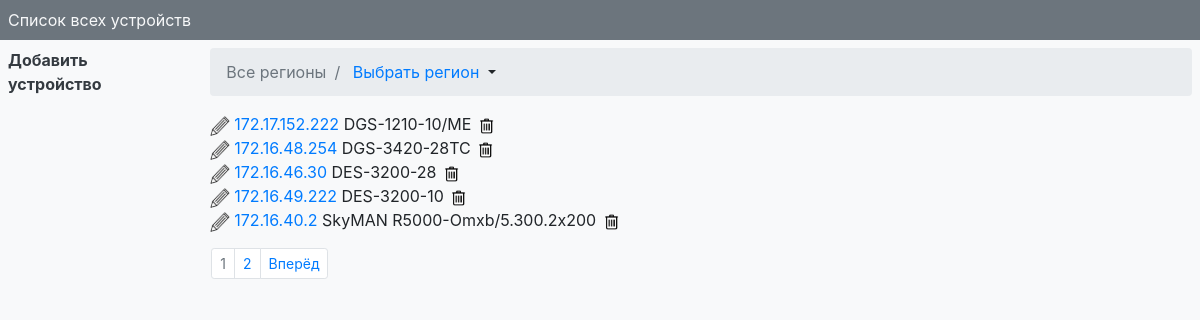
/device/, run on the app's committed database.
### models_device/models.py (models this page shows, shortened)
class Device(models.Model):
    model = models.ForeignKey(ModelDevices, null=True, on_delete=models.SET_NULL, help_text='модель устройства', verbose_name='Модель')
    ip = models.GenericIPAddressField(unique=True, help_text='IP нового устройства', verbose_name='IP устройства')
    incoming_port = models.CharField(max_length=10, help_text='приходящий порт', default=1, verbose_name='Приходящий порт')
    up_connect_ip = models.GenericIPAddressField(help_text='IP устройства от которого подключено', verbose_name='IP вышестоящего')
    up_connect_port = models.CharField(max_length=10, help_text='порт подключения на вышестоящем устройстве', default=1, verbose_name='Порт вышестоящего')
    city = models.ForeignKey(Cities, on_delete=models.PROTECT, help_text='город подключения', verbose_name='Город')
    comment = models.TextField(blank=True, verbose_name='Комментарий', help_text='комментарий')
    update = models.DateTimeField(auto_now=True)
    class Meta:
        verbose_name = 'Установленное оборудование'
        verbose_name_plural = 'Установленное оборудование'

class ModelDevices(models.Model):
    type = models.CharField(max_length=30, verbose_name='Тип устройства')
    model = models.CharField(max_length=30, help_text='модель устройства', verbose_name='Модель')
    ports = models.PositiveSmallIntegerField(help_text='количество портов', verbose_name='Портов')
    template = models.CharField(max_length=50,help_text='имя файла с шаблоном', verbose_name='Шаблон')
    comment = models.TextField(blank=True, verbose_name='Комментарий', help_text='комментарий')
    class Meta:
        verbose_name = 'Тип и модель оборудования'
        verbose_name_plural = 'Типы и модели оборудования'
        ordering = ['model']

### models_device/views.py (the view, shortened to what this page needs)
# urls.py: path('', DeviceView.as_view(), name='device'),
class DeviceView(ListView):
    template_name = "dev_list.html"
    paginate_by = 5
    def __init__(self, *args, **kwargs):
        super(DeviceView, self).__init__(*args, **kwargs)
        self.regions = Cities.all_regions
    def _all_dev(self):
        self.kwargs["regions"] = self.regions
        return Device.objects.all().order_by('city')
    def get(self, request, *args, **kwargs):
        if "city" in self.kwargs:
            self._action_list = [self._city, "city", "region"]
        elif "region" in self.kwargs:
            self._action_list = [self._region, "cities", "region"]
        else:
            self._action_list = [self._all_dev, "regions"]
        return super(DeviceView, self).get(request, *args, **kwargs)
    def get_context_data(self, **kwargs):
        self.context = super(DeviceView, self).get_context_data(**kwargs)
        for _key in self._action_list[1:]:
            self.context[_key] = self.kwargs[_key]
        return self.context
    def get_queryset(self):
        return self._action_list[0]()

### cities/models.py (called while the page is built)
    def all_regions():
        regions = []
        for _reg in REGIONS:
            regions.append(_reg[1])
        return regions

### models_device/templates/dev_list.html (shortened to what this page needs)
{% extends "base.html" %}
{% load static %}
{% block head %}
	{% if region %}
		{% if city %}
		<nav aria-label="breadcrumb">
		  <ol class="breadcrumb">
		  	<li class="breadcrumb-item"><a href="{% url 'device' %}">Все регионы</a></li>
		    <li class="breadcrumb-item"><a href="{% url 'dev_list_region' region %}">{{ region }}</a></li>
		    <li class="breadcrumb-item active" aria-current="page">{{ city }} </li>
		  </ol>
		</nav>
		{% else %}
			<nav aria-label="breadcrumb">
			  <ol class="breadcrumb">
			  	<li class="breadcrumb-item"><a href="{% url 'device' %}">Все регионы</a></li>
			    <li class="breadcrumb-item active" aria-current="page">{{ region }} </li>
	  				<li class="breadcrumb-item dropdown-toggle" id="dropdownMenu2" data-toggle="dropdown" aria-haspopup="true" aria-expanded="false">
	    				<a href="#">Выбрать город</a>
	  				</li>
	  				<div class="dropdown-menu" aria-labelledby="dropdownMenu2">
				{% for city in cities %}
						<a class="dropdown-item" href="{% url 'dev_list_city' region city.city %}" title="Показать подключения в городе {{ city.city }}">{{ city.city }}</a>
				{% endfor %}
					</div>
			  </ol>
			</nav>
		{% endif %}
	{% else %}
			<nav aria-label="breadcrumb">
			  <ol class="breadcrumb">
			  	<li class="breadcrumb-item active">Все регионы</li>
	  				<li class="breadcrumb-item dropdown-toggle" id="dropdownMenu2" data-toggle="dropdown" aria-haspopup="true" aria-expanded="false">
	    				<a href="#">Выбрать регион</a>
	  				</li>
			  </ol>
			</nav>
	{% endif %}
{% endblock %}
{% block main %}
			{% for dev in object_list %}
			<div class="row">
          		<div class="col">
          			<a class="alert-link text-dark" href="{% url 'device_edit' dev.pk %}" data-toggle="tooltip" data-placement="top" title="Редактировать устройство">
						<img src="{% static "img/edit.png" %}" width="20" height="20">
					</a>
					<a href="{% url 'connections_on_dev' dev.pk %}" data-toggle="tooltip" data-placement="top" title="Показать подключения на данном устройстве">
						{{ dev.ip }}
					</a>{{ dev.model.model }}
					<a href="" data-toggle="modal" data-target="#deleteModal{{ dev.pk }}" ><img src="{% static "img/delete.png" %}" width="20" height="20"title="Удалить устройство"></a>
				</div>
			</div>
			{% endfor %}
			<div class="row">
          		<div class="col-4 p-3">
					{% if city %}
						{% include 'city_paginator.html' %}
					{% elif region %}
						{% include 'region_paginator.html' %}
					{% else %}
						{% include 'all_paginator.html' %}
					{% endif %}
				</div>
			</div>
{% endblock %}

### data on the page
Device: ip "172.17.152.222", model.model "DGS-1210-10/ME"
Device: ip "172.16.48.254", model.model "DGS-3420-28TC"
Device: ip "172.16.46.30", model.model "DES-3200-28"
Device: ip "172.16.49.222", model.model "DES-3200-10"
Device: ip "172.16.40.2", model.model "SkyMAN R5000-Omxb/5.300.2x200"

### other printed values
{{ pn }} "1"
{{ pn }} "2"
